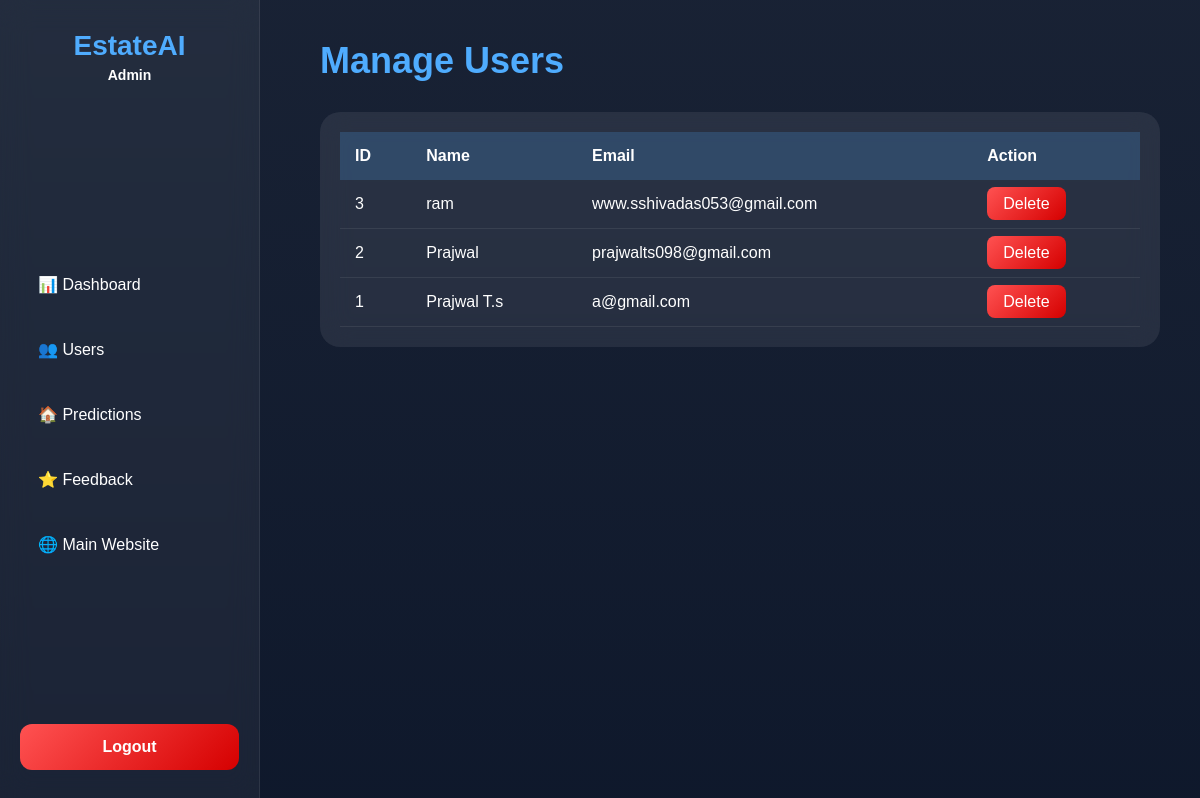
/manage-users (signed in), run on the app's committed database.
### tables this page shows
CREATE TABLE users(
    id INTEGER PRIMARY KEY AUTOINCREMENT,
    fullname TEXT NOT NULL,
    email TEXT UNIQUE NOT NULL,
    phone TEXT,
    password TEXT NOT NULL
);

### app.py (the view)
@app.route('/manage-users')
def manage_users():
    if 'admin' not in session:
        return redirect('/admin-login')
    conn = sqlite3.connect(
        'database.db'
    )
    conn.row_factory = sqlite3.Row
    users = conn.execute("""

    SELECT *
    FROM users

    ORDER BY id DESC

    """).fetchall()
    conn.close()
    return render_template(
        'manage_users.html',
        users=users
    )

### templates/manage_users.html (shortened to what this page needs)
<!DOCTYPE html>
<html>
<head>
<link rel="stylesheet"
href="{{ url_for('static',
filename='css/admin.css') }}">
</head>
<body>
{% include 'admin_sidebar.html' %}
<div class="main-content">
<h1 class="page-title">
Manage Users
</h1>
<div class="table-container">
<table>
<tr>
<th>ID</th>
<th>Name</th>
<th>Email</th>
<th>Action</th>
</tr>
{% for user in users %}
<tr>
<td>{{ user['id'] }}</td>
<td>{{ user['fullname'] }}</td>
<td>{{ user['email'] }}</td>
<td>
<a href="/delete-user/{{ user['id'] }}"
class="delete-btn">
Delete
</a>
</td>
</tr>
{% endfor %}
</table>
</div>
</div>
</body>
</html>

### static/css/admin.css (style rules this page uses)
* { margin:0; padding:0; box-sizing:border-box; font-family:'Poppins',sans-serif; }
body { background: linear-gradient( rgba(5,15,35,.92), rgba(5,15,35,.96) ), url('https://images.unsplash.com/photo-1560518883-ce09059eeffa?w=1920'); background-size:cover; background-position:center; background-attachment:fixed; color:white; display:flex; min-height:100vh; }
.main-content { margin-left:280px; padding:40px; width:100%; }
.page-title { font-size:36px; margin-bottom:30px; color:#4facfe; }
.table-container { background: rgba(255,255,255,.08); padding:20px; border-radius:20px; overflow:auto; backdrop-filter:blur(15px); }
table { width:100%; border-collapse:collapse; }
th { padding:15px; background: rgba(79,172,254,.2); text-align:left; }
td { padding:15px; border-bottom: 1px solid rgba(255,255,255,.08); }
.delete-btn { padding:8px 16px; background: linear-gradient( 135deg, #ff5252, #d50000 ); color:white; text-decoration:none; border-radius:8px; }

### data on the page
users: id "3", fullname "ram", email "www.sshivadas053@gmail.com"
users: id "2", fullname "Prajwal", email "prajwalts098@gmail.com"
users: id "1", fullname "Prajwal T.s", email "a@gmail.com"
